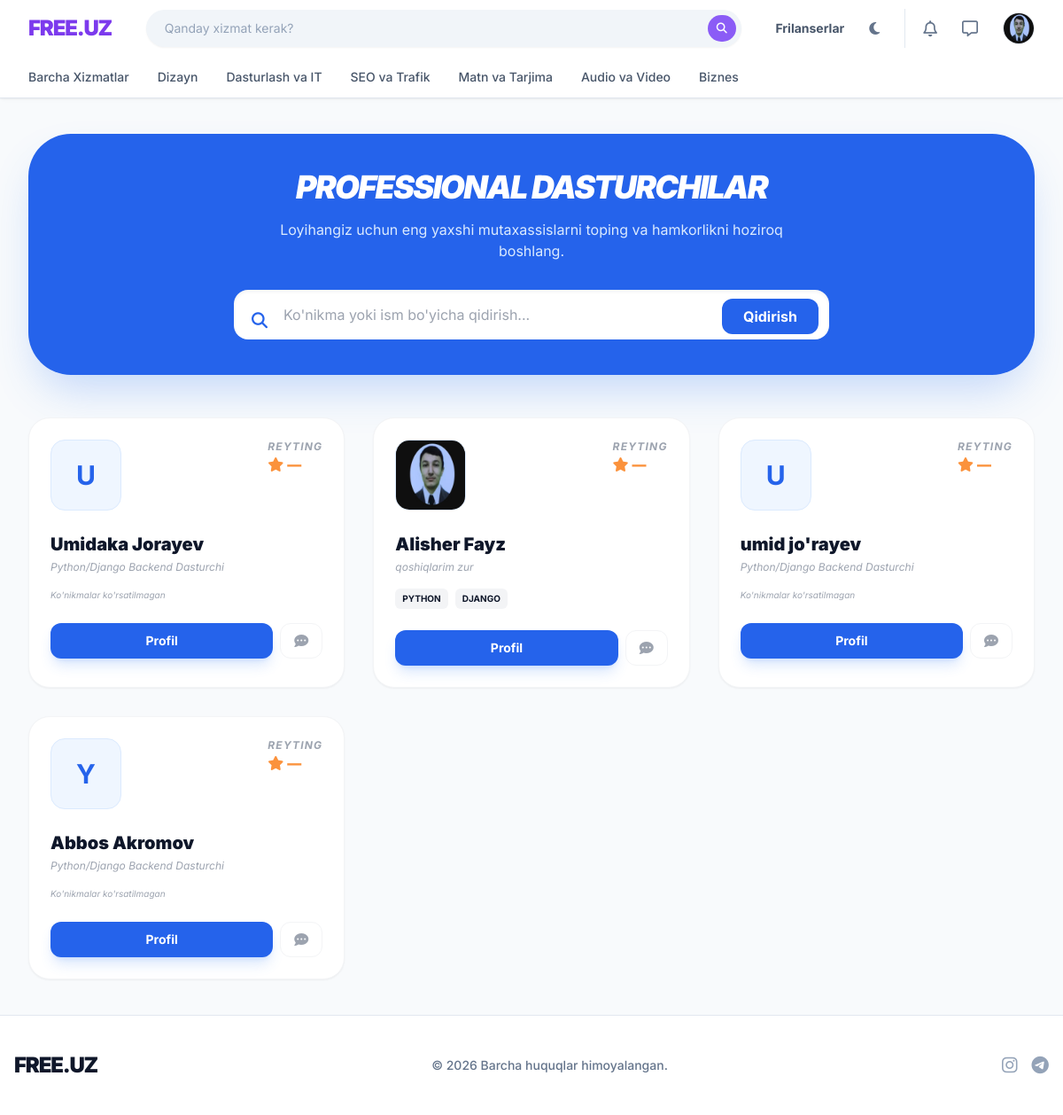
The page /developers/ (signed in) on the database its author committed.
### Client/models.py (models this page shows, shortened)
class User(AbstractUser):
    ROLE_CLIENT    = 'client'
    ROLE_DEVELOPER = 'developer'
    ROLE_ADMIN     = 'admin'
    ROLE_CHOICES   = [
        (ROLE_CLIENT,    'Mijoz'),
        (ROLE_DEVELOPER, 'Dasturchi'),
        (ROLE_ADMIN,     'Admin'),
    ]
    email         = models.EmailField(unique=True, verbose_name='Email')
    role          = models.CharField(max_length=20, choices=ROLE_CHOICES, default=ROLE_CLIENT)
    avatar        = models.ImageField(upload_to='avatars/', blank=True, null=True)
    phone         = models.CharField(max_length=20, blank=True, null=True)
    company       = models.CharField(max_length=200, blank=True, null=True)
    bio           = models.TextField(max_length=1000, blank=True, null=True)
    portfolio_url = models.URLField(blank=True, null=True)
    skills        = models.JSONField(default=list, blank=True, null=True)
    contact_public = models.BooleanField(default=True)
    is_verified   = models.BooleanField(default=False)
    is_blocked    = models.BooleanField(default=False)
    block_reason  = models.TextField(blank=True, null=True)
    created_at    = models.DateTimeField(auto_now_add=True)
    updated_at    = models.DateTimeField(auto_now=True)
    USERNAME_FIELD  = 'email'
    REQUIRED_FIELDS = ['username', 'first_name', 'last_name']
    class Meta:
        verbose_name = 'Foydalanuvchi'
        verbose_name_plural = 'Foydalanuvchilar'

### Client/views.py (the view)
# urls.py: path('developers/',                       views.DeveloperListView.as_view(),    name='developer_list'),
class DeveloperListView(ListView):
    model = User
    template_name = 'users/developer_list.html'
    context_object_name = 'developers'
    paginate_by = 20
    def get_queryset(self):
        qs = User.objects.filter(role=User.ROLE_DEVELOPER, is_active=True, is_blocked=False)
        q = self.request.GET.get('q')
        if q:
            qs = qs.filter(
                Q(first_name__icontains=q) | Q(last_name__icontains=q) |
                Q(bio__icontains=q) | Q(skills__icontains=q)
            )
        return qs.order_by('-created_at')

### templates/users/developer_list.html (shortened to what this page needs)
{% extends 'base.html' %}
{% block content %}
<div class="py-10">
    <div class="bg-blue-600 rounded-[3rem] p-10 mb-12 text-white text-center shadow-2xl shadow-blue-500/30">
        <h1 class="text-4xl font-black mb-4 uppercase tracking-tighter italic">Professional Dasturchilar</h1>
        <p class="text-blue-100 mb-8 max-w-xl mx-auto">Loyihangiz uchun eng yaxshi mutaxassislarni toping va hamkorlikni hoziroq boshlang.</p>
        <form class="max-w-2xl mx-auto relative group">
            <input type="text" placeholder="Ko'nikma yoki ism bo'yicha qidirish..." class="w-full py-4 pl-14 pr-6 rounded-2xl text-gray-900 focus:outline-none focus:ring-4 focus:ring-blue-300 transition shadow-inner">
            <i class="fa-solid fa-magnifying-glass absolute left-5 top-5 text-blue-600 text-lg"></i>
            <button class="absolute right-3 top-2.5 bg-blue-600 text-white px-6 py-2 rounded-xl font-bold hover:bg-blue-700 transition">Qidirish</button>
        </form>
    </div>
    <div class="grid grid-cols-1 md:grid-cols-2 lg:grid-cols-3 gap-8">
        {% for developer in developers %}
        <div class="bg-white dark:bg-gray-800 rounded-3xl p-6 border border-gray-100 dark:border-gray-700 shadow-sm hover:shadow-xl hover:-translate-y-2 transition duration-300 group">
            <div class="flex items-start justify-between mb-6">
                <div class="w-20 h-20 bg-blue-50 dark:bg-gray-700 rounded-2xl flex items-center justify-center text-3xl font-bold text-blue-600 overflow-hidden border border-blue-100 dark:border-gray-600">
                    {% if developer.avatar %}
                        <img src="{{ developer.avatar.url }}" class="w-full h-full object-cover">
                    {% else %}
                        {{ developer.username|first|upper }}
                    {% endif %}
                </div>
                <div class="text-right">
                    <p class="text-xs font-bold text-gray-400 uppercase tracking-widest italic">Reyting</p>
                    <div class="flex items-center text-orange-400 gap-1 font-black">
                        <i class="fa-solid fa-star"></i>
                        {{ developer.avg_rating|default:"—" }}
                    </div>
                </div>
            </div>
            <h3 class="text-xl font-black mb-1 group-hover:text-blue-600 transition">{{ developer.get_full_name|default:developer.username }}</h3>
            <p class="text-xs text-gray-400 mb-4 line-clamp-2 italic">{{ developer.bio|default:"Python/Django Backend Dasturchi" }}</p>
            <div class="flex flex-wrap gap-2 mb-6">
                {% for skill in developer.skills %}
                    <span class="text-[10px] font-bold px-2 py-1 bg-gray-100 dark:bg-gray-700 rounded-md uppercase">{{ skill }}</span>
                {% empty %}
                    <span class="text-[10px] text-gray-400 italic">Ko'nikmalar ko'rsatilmagan</span>
                {% endfor %}
            </div>
            <div class="flex gap-2">
                <a href="{% url 'client:profile_detail' developer.username %}"
                   class="flex-1 text-center py-2.5 bg-blue-600 text-white rounded-xl font-bold text-sm shadow-lg shadow-blue-500/20">
                    Profil
                </a>
                <a href="{% url 'client:direct_chat' developer.username %}"
                   class="w-12 flex items-center justify-center border border-gray-100 dark:border-gray-700 rounded-xl hover:bg-gray-50 dark:hover:bg-gray-700 transition"
                   title="Xabar yuborish">
                    <i class="fa-solid fa-comment-dots text-gray-400"></i>
                </a>
            </div>
        </div>
        {% empty %}
            <p class="col-span-full text-center text-gray-400 italic">Hozircha dasturchilar mavjud emas.</p>
        {% endfor %}
    </div>
</div>
{% endblock %}

### templates/base.html (shortened to what this page needs)
{% load static %}
<!DOCTYPE html>
<html lang="uz" class="light">
<head>
    <script src="https://cdn.tailwindcss.com"></script>
    <link rel="stylesheet" href="https://cdnjs.cloudflare.com/ajax/libs/font-awesome/6.4.0/css/all.min.css">
</head>
<body class="bg-slate-50 dark:bg-darkbg text-slate-900 dark:text-slate-200 transition-colors duration-300 flex flex-col min-h-screen">
    <header class="bg-white dark:bg-darkcard border-b border-slate-200 dark:border-slate-800 sticky top-0 z-50 shadow-sm">
        <div class="max-w-7xl mx-auto px-4 sm:px-6 lg:px-8">
            <div class="flex justify-between h-16 items-center gap-4">
                <a href="/" class="text-2xl font-[900] text-primary-600 dark:text-primary-400 tracking-tighter flex-shrink-0">FREE.UZ</a>
                <div class="flex-1 max-w-2xl hidden md:block">
                    <form action="{% url 'client:service_list' %}" method="get" class="relative group">
                        <input type="text" name="q" placeholder="Qanday xizmat kerak?"
                               class="w-full bg-slate-100 dark:bg-black/50 border border-transparent dark:border-slate-700/50 text-sm rounded-full pl-5 pr-12 py-2.5 outline-none focus:border-primary-500 focus:bg-white dark:focus:bg-black transition-all shadow-sm placeholder-slate-400 dark:placeholder-slate-500">
                        <button type="submit" class="absolute right-1.5 top-1.5 bottom-1.5 w-8 flex items-center justify-center bg-primary-500 hover:bg-primary-600 text-white rounded-full transition-colors">
                            <i class="fa-solid fa-search text-xs"></i>
                        </button>
                    </form>
                </div>
                <div class="flex items-center gap-3 md:gap-5 flex-shrink-0">
                    <a href="{% url 'client:developer_list' %}" class="hidden lg:block text-slate-600 dark:text-slate-300 hover:text-primary-600 dark:hover:text-primary-400 text-sm font-bold transition-colors">Frilanserlar</a>
                    <button id="theme-toggle" class="p-2 text-slate-500 hover:bg-slate-100 dark:hover:bg-slate-800 rounded-full transition-colors">
                        <i id="theme-toggle-dark-icon" class="hidden fa-solid fa-moon"></i>
                    </button>
                    {% if user.is_authenticated %}
                        <div class="flex items-center gap-3 border-l pl-3 border-slate-200 dark:border-slate-700">
                            <a href="{% url 'client:notifications' %}" class="p-2 text-slate-500 hover:text-primary-500 relative transition-colors">
                                <i class="fa-regular fa-bell text-lg"></i>
                            </a>
                            <a href="{% url 'client:chat_list' %}" class="p-2 text-slate-500 hover:text-primary-500 relative transition-colors hidden sm:block">
                                <i class="fa-regular fa-message text-lg"></i>
                            </a>
                            <div class="relative group ml-2">
                                <a href="{% url 'client:profile_detail' user.username %}" class="flex items-center gap-2 cursor-pointer">
                                    {% if user.avatar %}
                                        <img src="{{ user.avatar.url }}" class="w-9 h-9 rounded-full object-cover border border-slate-200 dark:border-slate-700">
                                    {% else %}
                                        <div class="w-9 h-9 rounded-full bg-primary-100 dark:bg-primary-900/30 text-primary-600 dark:text-primary-400 flex items-center justify-center font-bold text-sm border border-primary-200 dark:border-primary-800">
                                            {{ user.username|first|upper }}
                                        </div>
                                    {% endif %}
                                </a>
                            </div>
                        </div>
                    {% endif %}
                </div>
            </div>
        </div>
        <div class="border-t border-slate-100 dark:border-slate-800/50 hidden md:block border-b border-transparent shadow-[0_4px_6px_-1px_rgba(0,0,0,0.02)]">
            <div class="max-w-7xl mx-auto px-4 sm:px-6 lg:px-8">
                <ul class="flex space-x-8 overflow-x-auto py-3 text-sm font-medium text-slate-600 dark:text-slate-400">
                    <li><a href="{% url 'client:service_list' %}" class="hover:text-primary-600 dark:hover:text-primary-400 whitespace-nowrap transition-colors">Barcha Xizmatlar</a></li>
                    <li><a href="{% url 'client:service_list' %}?category=dizayn" class="hover:text-primary-600 dark:hover:text-primary-400 whitespace-nowrap transition-colors">Dizayn</a></li>
                    <li><a href="{% url 'client:service_list' %}?category=dasturlash" class="hover:text-primary-600 dark:hover:text-primary-400 whitespace-nowrap transition-colors">Dasturlash va IT</a></li>
                    <li><a href="{% url 'client:service_list' %}?category=seo" class="hover:text-primary-600 dark:hover:text-primary-400 whitespace-nowrap transition-colors">SEO va Trafik</a></li>
                    <li><a href="{% url 'client:service_list' %}?category=matn" class="hover:text-primary-600 dark:hover:text-primary-400 whitespace-nowrap transition-colors">Matn va Tarjima</a></li>
                    <li><a href="{% url 'client:service_list' %}?category=audio" class="hover:text-primary-600 dark:hover:text-primary-400 whitespace-nowrap transition-colors">Audio va Video</a></li>
                    <li><a href="{% url 'client:service_list' %}?category=biznes" class="hover:text-primary-600 dark:hover:text-primary-400 whitespace-nowrap transition-colors">Biznes</a></li>
                </ul>
            </div>
        </div>
    </header>
    <main class="flex-1 max-w-7xl mx-auto w-full px-4 sm:px-6 lg:px-8">
        {% block content %}{% endblock %}
    </main>
    <footer class="bg-white dark:bg-darkcard border-t border-slate-200 dark:border-slate-800 py-10 mt-auto">
        <div class="max-w-7xl mx-auto px-4 flex flex-col md:flex-row items-center justify-between gap-4">
            <div class="text-2xl font-[900] text-slate-900 dark:text-white tracking-tighter">FREE.UZ</div>
            <p class="text-slate-500 dark:text-slate-400 text-sm font-medium">© 2026 Barcha huquqlar himoyalangan.</p>
            <div class="flex items-center gap-4 text-slate-400">
                <a href="#" class="hover:text-primary-500 transition-colors"><i class="fa-brands fa-instagram text-xl"></i></a>
                <a href="#" class="hover:text-primary-500 transition-colors"><i class="fa-brands fa-telegram text-xl"></i></a>
            </div>
        </div>
    </footer>
</body>
</html>

### templates/base.html (style rules this page uses)
body { font-family: 'Inter', sans-serif; -webkit-font-smoothing: antialiased; }

### rows shown on the page
User: avatar (picture), avg_rating "—", get_full_name "Alisher Fayz", bio "qoshiqlarim zur", skills "PYTHON" "DJANGO"
User: username|first "U", avg_rating "—", get_full_name "Umidaka Jorayev", bio "Python/Django Backend Dasturchi"
User: username|first "U", avg_rating "—", get_full_name "umid jo'rayev", bio "Python/Django Backend Dasturchi"
User: username|first "Y", avg_rating "—", get_full_name "Abbos Akromov", bio "Python/Django Backend Dasturchi"
